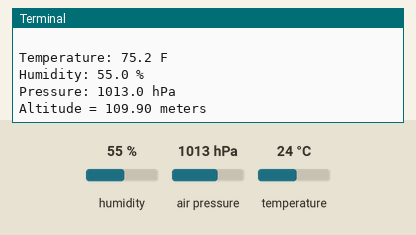
Simulated run of this program. Board: Raspberry Pi (BCM pin numbers). On the bench: the last lines printed to the terminal. The inputs (shaded band) are chosen by the test bench; at power-on: humidity 55 %, air pressure 1013 hPa, temperature 24 °C.

Above: at 1.2 s.
1.3 s: humidity set to 22 %
At 2.6 s:
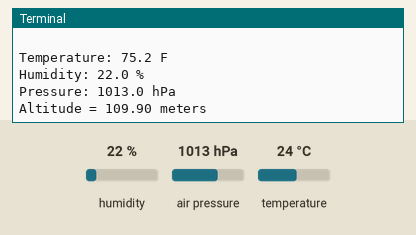
2.8 s: air pressure set to 952 hPa
At 4.2 s:
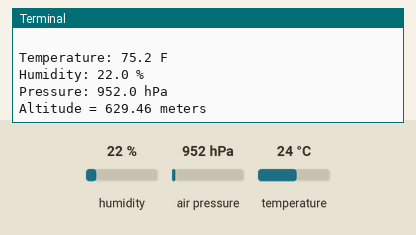

The program:

temp_demo.py
```python
import board
import digitalio
import busio
import time
import adafruit_bme280

# Create library object using our Bus I2C port
i2c = busio.I2C(board.SCL, board.SDA)
bme280 = adafruit_bme280.Adafruit_BME280_I2C(i2c)
#or with other sensor address
#bme280 = adafruit_bme280.Adafruit_BME280_I2C(i2c, address=0x76)

# OR create library object using our Bus SPI port
#spi = busio.SPI(board.SCK, board.MOSI, board.MISO)
#bme_cs = digitalio.DigitalInOut(board.D10)
#bme280 = adafruit_bme280.Adafruit_BME280_SPI(spi, bme_cs)

# change this to match the location's pressure (hPa) at sea level
bme280.sea_level_pressure = 1026.3

while True:
    ftemp = (bme280.temperature * 1.8) + 32
    print("\nTemperature: %0.1f F" % ftemp)
    print("Humidity: %0.1f %%" % bme280.relative_humidity)
    print("Pressure: %0.1f hPa" % bme280.pressure)
    print("Altitude = %0.2f meters" % bme280.altitude)
    time.sleep(2)
```

Measured:
- after the input at 1.3 s, the terminal: prints a new line after 0.70 s (image 1)
- after the input at 2.8 s, the terminal: prints a new line after 1.2 s (image 2)
